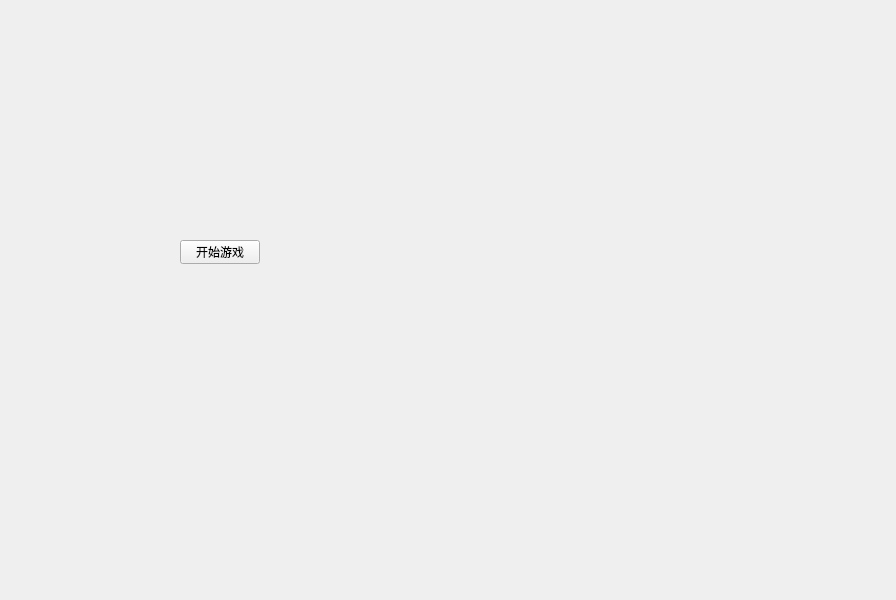
<?xml version="1.0" encoding="UTF-8"?>
<ui version="4.0">
 <class>menu</class>
 <widget class="QWidget" name="menu">
  <property name="geometry">
   <rect>
    <x>0</x>
    <y>0</y>
    <width>896</width>
    <height>600</height>
   </rect>
  </property>
  <property name="windowTitle">
   <string>Form</string>
  </property>
  <widget class="QPushButton" name="StartButton">
   <property name="geometry">
    <rect>
     <x>180</x>
     <y>240</y>
     <width>80</width>
     <height>24</height>
    </rect>
   </property>
   <property name="text">
    <string>开始游戏</string>
   </property>
  </widget>
 </widget>
 <resources/>
 <connections/>
</ui>
